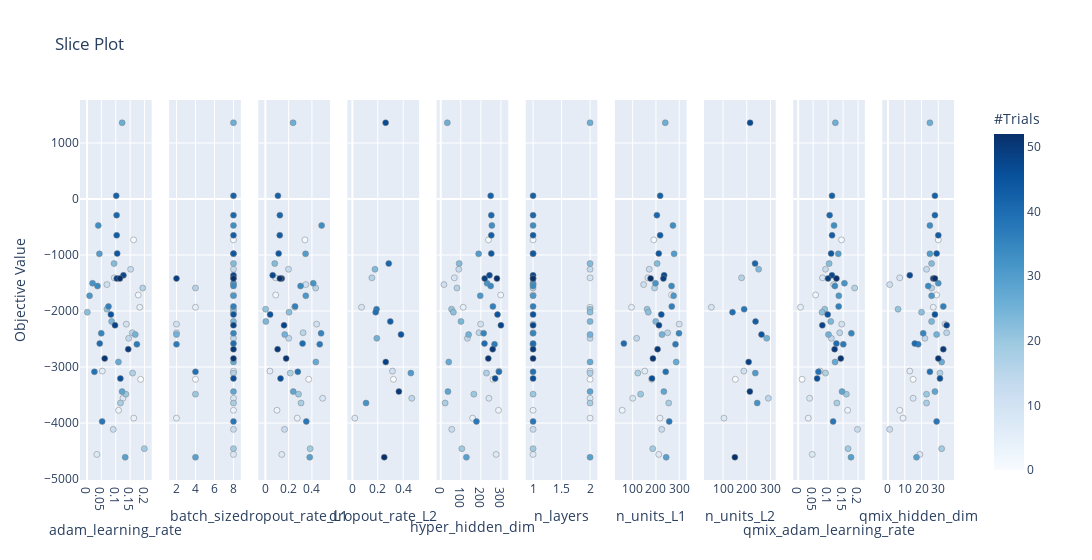

Source (notebook cell):
### Code cell
"see how the optuna's sampler searches hyperparameter space"
optuna.visualization.plot_slice(study)
